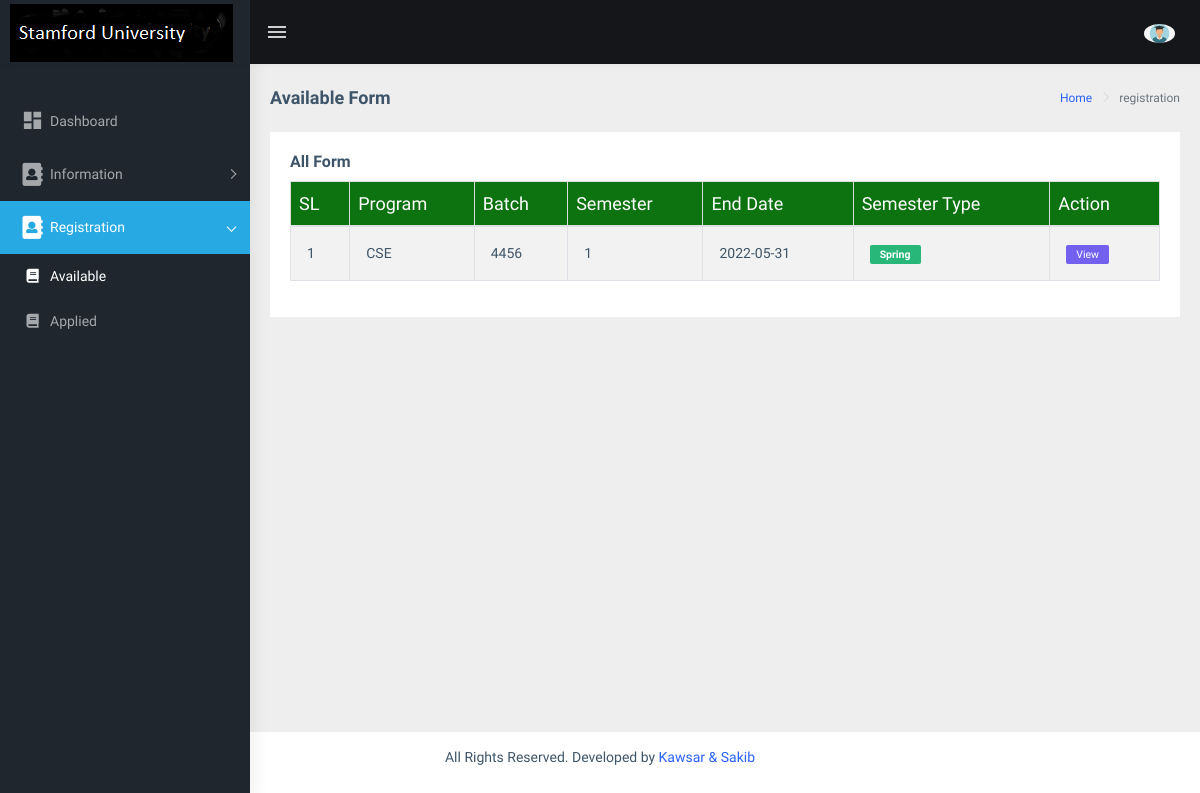
Page /std/available-registration.php (signed in) on the earlier database version.
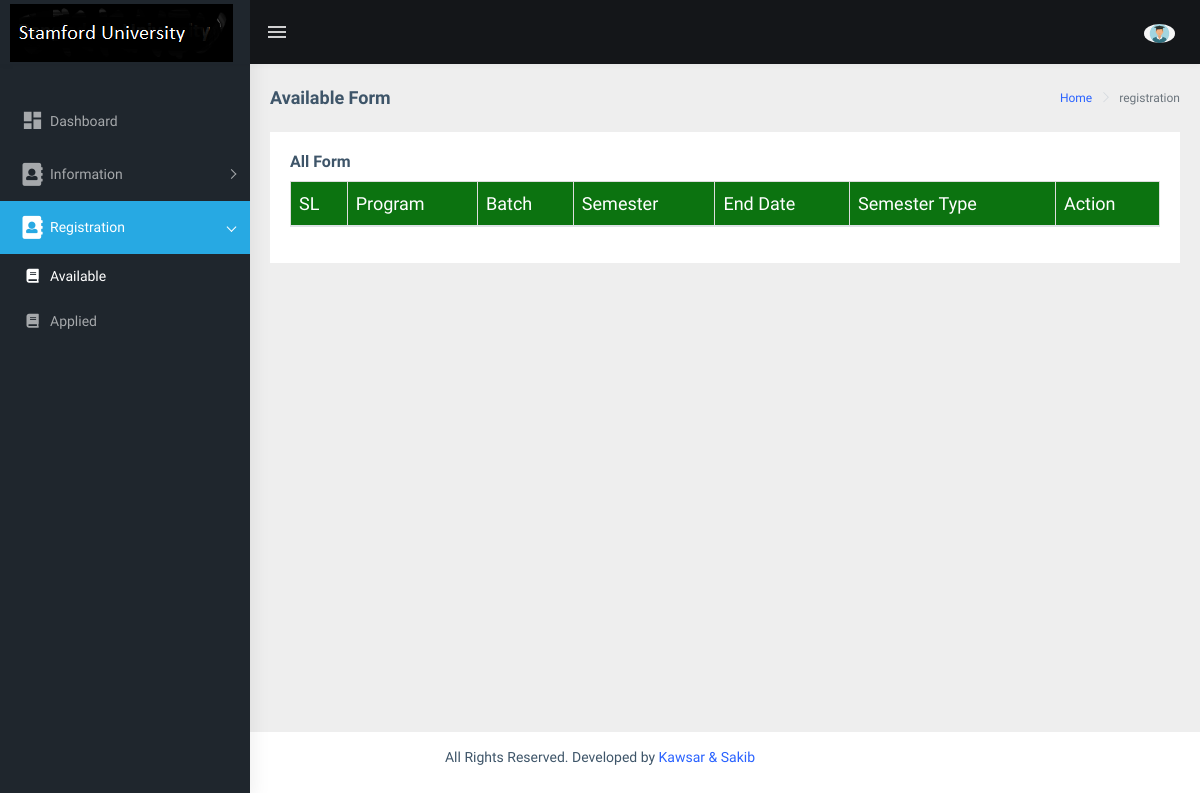
Same page on the later database version.
### tables this page shows
CREATE TABLE `offered_courses_info` (
  `id` int(11) NOT NULL,
  `program` varchar(255) NOT NULL,
  `batch` int(11) NOT NULL,
  `semester` varchar(200) NOT NULL,
  `offer_date` varchar(100) NOT NULL,
  `registration_end` varchar(100) NOT NULL,
  `user_id` int(11) NOT NULL,
  `deletion_status` tinyint(3) NOT NULL DEFAULT 0
);

### std/core/Database.php (called while the page is built, shortened)
<?php
Class Database {
    public $host = DB_HOST;
    public $user = DB_USER;
    public $pass = DB_PASS;
    public $dbname = DB_NAME;
    public $link;
    private function connectDB() {
        $this->link = new mysqli($this->host, $this->user, $this->pass, $this->dbname);
    }
    public function select($query) {
        $result = $this->link->query($query) or
                die($this->link->error . __LINE__);
        if ($result->num_rows > 0) {
            return $result;
        } else {
            return false;
        }
    }
}
?>

### std/core/Session.php (called while the page is built, shortened)
<?php
class Session{
 public static function get($key){
  if (isset($_SESSION[$key])) {
   return $_SESSION[$key];
  } else {
   return false;
  }
 }
}
?>

### std/class/Student.php (called while the page is built, shortened)
<?php
class Student {
    private $db;
    public function __construct() {
        $this->db = new Database();
    }
    public function getAllRegistrationForm(){
        $batch = Session::get("std_batch");
        $query = "SELECT * FROM offered_courses_info WHERE deletion_status = '0' AND batch >= '$batch' AND registration_end >= date(now())";
        $result = $this->db->select($query);
        return $result;
    }
}
?>

### std/core/Format.php (called while the page is built, shortened)
<?php
class Format {
    public function getSemesterType($date) {
        $current_month = date('m', strtotime($date));
        $spring = array(1,2,3,4,5,6);
        if (in_array($current_month,$spring)) {
            return 'Spring';
        } else {
            return 'Fall';
        }
    }
}
?>

### std/available-registration.php (the view, shortened to what this page needs)
<?php include 'header.php'; ?>
<?php include 'sidebar.php'; ?>
<div class="page-wrapper">
    <div class="page-breadcrumb">
        <div class="row">
            <div class="col-12 d-flex no-block align-items-center">
                <h4 class="page-title">Available Form</h4>
                <div class="ml-auto text-right">
                    <nav aria-label="breadcrumb">
                        <ol class="breadcrumb">
                            <li class="breadcrumb-item"><a href="dashboard.php">Home</a></li>
                            <li class="breadcrumb-item active" aria-current="page">registration</li>
                        </ol>
                    </nav>
                </div>
            </div>
        </div>
    </div>
    <div class="container-fluid">
        <div class="row">
            <div class="col-md-12">
                <div class="card">
                    <div class="card-body">
                        <h5 class="card-title">All Form</h5>
                        <div class="table-responsive">
                            <table id="zero_config" class="table table-striped table-bordered tbl">
                                <thead>
                                    <tr>
                                        <th>SL</th>
                                        <th>Program</th>
                                        <th>Batch</th>
                                        <th>Semester</th>
                                        <th>End Date</th>
                                        <th>Semester Type</th>
                                        <th>Action</th>
                                    </tr>
                                </thead>
                                <tbody>
                                    <?php
                                    $getStaff = $student->getAllRegistrationForm();
                                    if ($getStaff) {
                                        $i = 0;
                                        while ($result = $getStaff->fetch_assoc()) {
                                            $i++;
                                            ?>
                                            <tr>
                                                <td><?php echo $i; ?></td>
                                                <td><?php echo $result['program']; ?></td>
                                                <td><?php echo $result['batch']; ?></td>
                                                <td><?php echo $result['semester']; ?></td>
                                                <td><?php echo $result['registration_end']; ?></td>
                                                <td><span class="label label-success"><b><?php echo $fm->getSemesterType($result['offer_date']); ?></b></span></td>
                                                <td>
                                                    <a href="view-details.php?fid=<?php echo $result['id']; ?>"><span class="label label-primary">View</span></a>
                                               </td>
                                            </tr>
                                            <?php
                                        }
                                    }
                                    ?>
                                </tbody>
                            </table>
                        </div>
                    </div>
                </div>
            </div>
        </div>
    </div>
</div>
<?php include 'footer.php'; ?>

Differences in the rows shown:
removed offered_courses_info: program "CSE", batch "4456", semester "1", registration_end "2022-05-31", offer_date "Spring"
